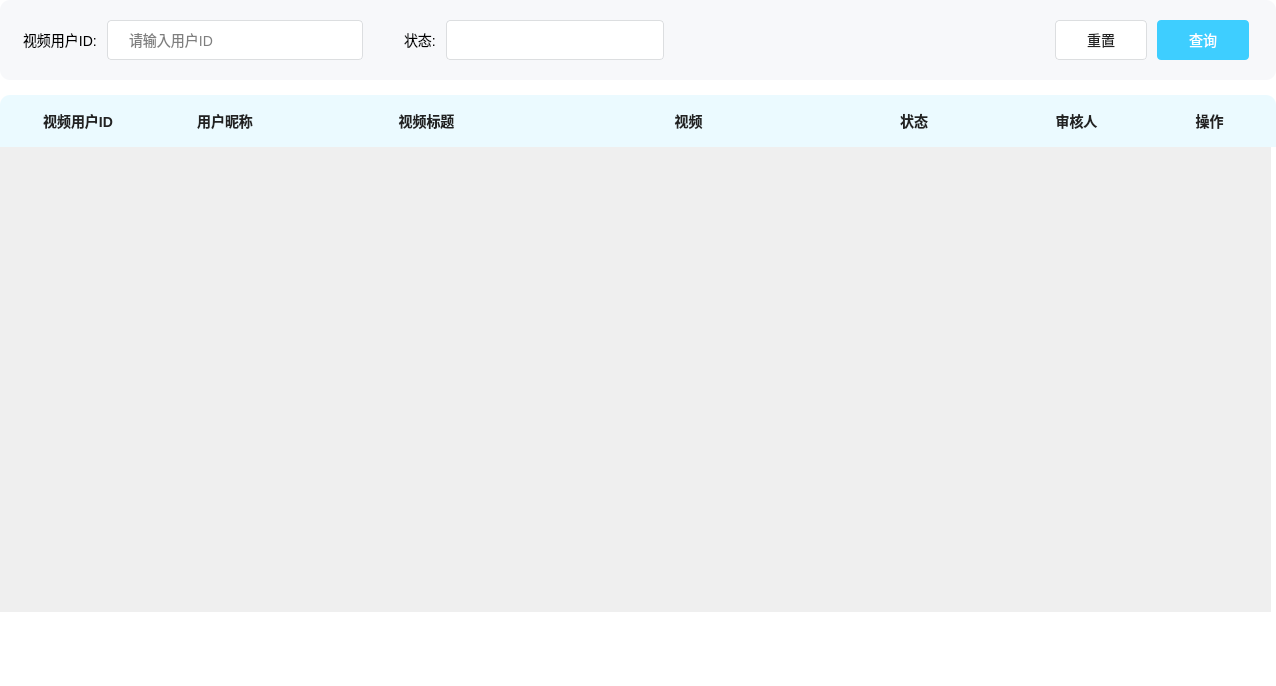
<?xml version="1.0" encoding="UTF-8"?>
<ui version="4.0">
 <class>CheckTable</class>
 <widget class="QWidget" name="CheckTable">
  <property name="geometry">
   <rect>
    <x>0</x>
    <y>0</y>
    <width>1270</width>
    <height>686</height>
   </rect>
  </property>
  <property name="windowTitle">
   <string>Form</string>
  </property>
  <layout class="QVBoxLayout" name="verticalLayout">
   <property name="spacing">
    <number>0</number>
   </property>
   <property name="leftMargin">
    <number>0</number>
   </property>
   <property name="topMargin">
    <number>0</number>
   </property>
   <property name="rightMargin">
    <number>0</number>
   </property>
   <property name="bottomMargin">
    <number>0</number>
   </property>
   <item>
    <widget class="QWidget" name="checkTableBg" native="true">
     <property name="styleSheet">
      <string notr="true">#checkTableBg{
    background-color : #FFFFFF;
    /*border : 1px solid #EBEDF0;*/
}

*{
     font-family : 微软雅黑;
     font-size : 14px;
}</string>
     </property>
     <layout class="QVBoxLayout" name="verticalLayout_2">
      <property name="spacing">
       <number>0</number>
      </property>
      <property name="leftMargin">
       <number>0</number>
      </property>
      <property name="topMargin">
       <number>0</number>
      </property>
      <property name="rightMargin">
       <number>0</number>
      </property>
      <property name="bottomMargin">
       <number>0</number>
      </property>
      <item>
       <widget class="QWidget" name="inputBtnArea" native="true">
        <property name="minimumSize">
         <size>
          <width>0</width>
          <height>80</height>
         </size>
        </property>
        <property name="maximumSize">
         <size>
          <width>16777215</width>
          <height>80</height>
         </size>
        </property>
        <property name="styleSheet">
         <string notr="true">#inputBtnArea{
    background-color : #F7F8FA;
    border-radius : 10px;
}</string>
        </property>
        <layout class="QHBoxLayout" name="horizontalLayout">
         <property name="spacing">
          <number>41</number>
         </property>
         <property name="leftMargin">
          <number>23</number>
         </property>
         <property name="topMargin">
          <number>0</number>
         </property>
         <property name="rightMargin">
          <number>27</number>
         </property>
         <property name="bottomMargin">
          <number>0</number>
         </property>
         <item>
          <widget class="QWidget" name="videoUserIdBox" native="true">
           <property name="minimumSize">
            <size>
             <width>340</width>
             <height>0</height>
            </size>
           </property>
           <property name="maximumSize">
            <size>
             <width>340</width>
             <height>16777215</height>
            </size>
           </property>
           <property name="styleSheet">
            <string notr="true"/>
           </property>
           <layout class="QHBoxLayout" name="horizontalLayout_2">
            <property name="leftMargin">
             <number>0</number>
            </property>
            <property name="topMargin">
             <number>0</number>
            </property>
            <property name="rightMargin">
             <number>0</number>
            </property>
            <property name="bottomMargin">
             <number>0</number>
            </property>
            <item>
             <widget class="QLabel" name="idLabel">
              <property name="text">
               <string>视频用户ID: </string>
              </property>
             </widget>
            </item>
            <item>
             <widget class="QLineEdit" name="userIdEdit">
              <property name="minimumSize">
               <size>
                <width>0</width>
                <height>40</height>
               </size>
              </property>
              <property name="maximumSize">
               <size>
                <width>16777215</width>
                <height>40</height>
               </size>
              </property>
              <property name="styleSheet">
               <string notr="true">#userIdEdit{
    background-color : #FFFFFF;
    border-radius : 4px;
    border : 1px solid #DCDEE0;
    padding-left : 19px;
}</string>
              </property>
              <property name="placeholderText">
               <string>请输入用户ID</string>
              </property>
             </widget>
            </item>
           </layout>
          </widget>
         </item>
         <item>
          <widget class="QWidget" name="videoStatusBox" native="true">
           <property name="minimumSize">
            <size>
             <width>260</width>
             <height>0</height>
            </size>
           </property>
           <property name="maximumSize">
            <size>
             <width>260</width>
             <height>16777215</height>
            </size>
           </property>
           <property name="styleSheet">
            <string notr="true"/>
           </property>
           <layout class="QHBoxLayout" name="horizontalLayout_3">
            <property name="spacing">
             <number>7</number>
            </property>
            <property name="leftMargin">
             <number>0</number>
            </property>
            <property name="topMargin">
             <number>0</number>
            </property>
            <property name="rightMargin">
             <number>0</number>
            </property>
            <property name="bottomMargin">
             <number>0</number>
            </property>
            <item>
             <widget class="QLabel" name="status">
              <property name="minimumSize">
               <size>
                <width>35</width>
                <height>0</height>
               </size>
              </property>
              <property name="maximumSize">
               <size>
                <width>35</width>
                <height>16777215</height>
               </size>
              </property>
              <property name="text">
               <string>状态: </string>
              </property>
             </widget>
            </item>
            <item>
             <widget class="QComboBox" name="videoStatus">
              <property name="minimumSize">
               <size>
                <width>0</width>
                <height>40</height>
               </size>
              </property>
              <property name="maximumSize">
               <size>
                <width>16777215</width>
                <height>40</height>
               </size>
              </property>
              <property name="styleSheet">
               <string notr="true">#videoStatus{
    background-color : #FFFFFF;
    border : 1px solid #DCDEE0;
    border-radius : 4px;
    color : #222222;
    padding-left : 16px;
    line-height : 40px;
}

#videoStatus::drop-down{
    border : none;
    width : 33px;
}

#videoStatus::down-arrow{
    width : 15px;
    background-color : transparent;
    image : url(&quot;:/images/admin/triangle.png&quot;);
}

#videoStatus QAbstractItemView{
    outline : 0px;
}

#videoStatus QAbstractItemView::item{
     color : #222222;
     padding-left : 16px;
     background-color : #FFFFFF;
     height : 30px;
}

#videoStatus QAbstractItemView::item:selected{
    background-color : #409CE1;
    color : #FFFFFF;
}
</string>
              </property>
             </widget>
            </item>
           </layout>
          </widget>
         </item>
         <item>
          <spacer name="horizontalSpacer">
           <property name="orientation">
            <enum>Qt::Orientation::Horizontal</enum>
           </property>
           <property name="sizeHint" stdset="0">
            <size>
             <width>300</width>
             <height>20</height>
            </size>
           </property>
          </spacer>
         </item>
         <item>
          <widget class="QWidget" name="btnOperatorBox" native="true">
           <property name="minimumSize">
            <size>
             <width>194</width>
             <height>0</height>
            </size>
           </property>
           <property name="maximumSize">
            <size>
             <width>194</width>
             <height>16777215</height>
            </size>
           </property>
           <property name="styleSheet">
            <string notr="true"/>
           </property>
           <layout class="QHBoxLayout" name="horizontalLayout_4">
            <property name="spacing">
             <number>10</number>
            </property>
            <property name="leftMargin">
             <number>0</number>
            </property>
            <property name="topMargin">
             <number>0</number>
            </property>
            <property name="rightMargin">
             <number>0</number>
            </property>
            <property name="bottomMargin">
             <number>0</number>
            </property>
            <item>
             <widget class="QPushButton" name="resetBtn">
              <property name="minimumSize">
               <size>
                <width>0</width>
                <height>40</height>
               </size>
              </property>
              <property name="maximumSize">
               <size>
                <width>16777215</width>
                <height>40</height>
               </size>
              </property>
              <property name="styleSheet">
               <string notr="true">#resetBtn{
    background-color : #FFFFFF;
    color : #222222;
    border-radius : 4px;
    border : 1px solid #DCDEE0;
}</string>
              </property>
              <property name="text">
               <string>重置</string>
              </property>
             </widget>
            </item>
            <item>
             <widget class="QPushButton" name="queryBtn">
              <property name="minimumSize">
               <size>
                <width>0</width>
                <height>40</height>
               </size>
              </property>
              <property name="maximumSize">
               <size>
                <width>16777215</width>
                <height>40</height>
               </size>
              </property>
              <property name="styleSheet">
               <string notr="true">#queryBtn{
    background-color : #3ECEFF;
    border-radius : 4px;
    color : #FFFFFF;
}</string>
              </property>
              <property name="text">
               <string>查询</string>
              </property>
             </widget>
            </item>
           </layout>
          </widget>
         </item>
        </layout>
       </widget>
      </item>
      <item>
       <widget class="QWidget" name="tableTittleArea" native="true">
        <property name="minimumSize">
         <size>
          <width>0</width>
          <height>67</height>
         </size>
        </property>
        <property name="maximumSize">
         <size>
          <width>16777215</width>
          <height>67</height>
         </size>
        </property>
        <property name="styleSheet">
         <string notr="true"/>
        </property>
        <layout class="QVBoxLayout" name="verticalLayout_3">
         <property name="spacing">
          <number>0</number>
         </property>
         <property name="leftMargin">
          <number>0</number>
         </property>
         <property name="topMargin">
          <number>0</number>
         </property>
         <property name="rightMargin">
          <number>0</number>
         </property>
         <property name="bottomMargin">
          <number>0</number>
         </property>
         <item>
          <widget class="QWidget" name="empty" native="true">
           <property name="minimumSize">
            <size>
             <width>0</width>
             <height>15</height>
            </size>
           </property>
           <property name="maximumSize">
            <size>
             <width>16777215</width>
             <height>15</height>
            </size>
           </property>
           <property name="styleSheet">
            <string notr="true"/>
           </property>
          </widget>
         </item>
         <item>
          <widget class="QWidget" name="labelBox" native="true">
           <property name="styleSheet">
            <string notr="true">#labelBox{
     background-color : #EBFAFF;
     border-top-left-radius : 10px;
     border-top-right-radius : 10px;
     border-bottom-left-radius : 0px;
     border-bottom-right-radius : 0px;
}

#labelBox QLabel{
    font-weight : bold;
    color : #222222;
    line-height : 20px;
}</string>
           </property>
           <layout class="QHBoxLayout" name="horizontalLayout_5">
            <property name="spacing">
             <number>0</number>
            </property>
            <property name="leftMargin">
             <number>0</number>
            </property>
            <property name="topMargin">
             <number>0</number>
            </property>
            <property name="rightMargin">
             <number>0</number>
            </property>
            <property name="bottomMargin">
             <number>0</number>
            </property>
            <item>
             <widget class="QLabel" name="userIdLabel">
              <property name="minimumSize">
               <size>
                <width>156</width>
                <height>0</height>
               </size>
              </property>
              <property name="maximumSize">
               <size>
                <width>156</width>
                <height>16777215</height>
               </size>
              </property>
              <property name="text">
               <string>视频用户ID</string>
              </property>
              <property name="alignment">
               <set>Qt::AlignmentFlag::AlignCenter</set>
              </property>
             </widget>
            </item>
            <item>
             <widget class="QLabel" name="nickNameLabel">
              <property name="minimumSize">
               <size>
                <width>138</width>
                <height>0</height>
               </size>
              </property>
              <property name="maximumSize">
               <size>
                <width>138</width>
                <height>16777215</height>
               </size>
              </property>
              <property name="text">
               <string>用户昵称</string>
              </property>
              <property name="alignment">
               <set>Qt::AlignmentFlag::AlignCenter</set>
              </property>
             </widget>
            </item>
            <item>
             <widget class="QLabel" name="videoTittleLabel">
              <property name="minimumSize">
               <size>
                <width>265</width>
                <height>0</height>
               </size>
              </property>
              <property name="maximumSize">
               <size>
                <width>265</width>
                <height>16777215</height>
               </size>
              </property>
              <property name="sizeIncrement">
               <size>
                <width>0</width>
                <height>0</height>
               </size>
              </property>
              <property name="text">
               <string>视频标题</string>
              </property>
              <property name="alignment">
               <set>Qt::AlignmentFlag::AlignCenter</set>
              </property>
             </widget>
            </item>
            <item>
             <widget class="QLabel" name="videoLabel">
              <property name="minimumSize">
               <size>
                <width>259</width>
                <height>0</height>
               </size>
              </property>
              <property name="maximumSize">
               <size>
                <width>259</width>
                <height>16777215</height>
               </size>
              </property>
              <property name="text">
               <string>视频</string>
              </property>
              <property name="alignment">
               <set>Qt::AlignmentFlag::AlignCenter</set>
              </property>
             </widget>
            </item>
            <item>
             <widget class="QLabel" name="statusLabel">
              <property name="minimumSize">
               <size>
                <width>192</width>
                <height>0</height>
               </size>
              </property>
              <property name="maximumSize">
               <size>
                <width>192</width>
                <height>16777215</height>
               </size>
              </property>
              <property name="text">
               <string>状态</string>
              </property>
              <property name="alignment">
               <set>Qt::AlignmentFlag::AlignCenter</set>
              </property>
             </widget>
            </item>
            <item>
             <widget class="QLabel" name="checkerLabel">
              <property name="minimumSize">
               <size>
                <width>133</width>
                <height>0</height>
               </size>
              </property>
              <property name="maximumSize">
               <size>
                <width>133</width>
                <height>16777215</height>
               </size>
              </property>
              <property name="text">
               <string>审核人</string>
              </property>
              <property name="alignment">
               <set>Qt::AlignmentFlag::AlignCenter</set>
              </property>
             </widget>
            </item>
            <item>
             <widget class="QLabel" name="operatorLabel">
              <property name="minimumSize">
               <size>
                <width>133</width>
                <height>0</height>
               </size>
              </property>
              <property name="maximumSize">
               <size>
                <width>133</width>
                <height>16777215</height>
               </size>
              </property>
              <property name="text">
               <string>操作</string>
              </property>
              <property name="alignment">
               <set>Qt::AlignmentFlag::AlignCenter</set>
              </property>
             </widget>
            </item>
           </layout>
          </widget>
         </item>
        </layout>
       </widget>
      </item>
      <item>
       <widget class="QWidget" name="videoArea" native="true">
        <property name="minimumSize">
         <size>
          <width>0</width>
          <height>480</height>
         </size>
        </property>
        <property name="maximumSize">
         <size>
          <width>16777215</width>
          <height>480</height>
         </size>
        </property>
        <property name="styleSheet">
         <string notr="true"/>
        </property>
        <layout class="QVBoxLayout" name="verticalLayout_4">
         <property name="spacing">
          <number>0</number>
         </property>
         <property name="leftMargin">
          <number>0</number>
         </property>
         <property name="topMargin">
          <number>0</number>
         </property>
         <property name="rightMargin">
          <number>5</number>
         </property>
         <property name="bottomMargin">
          <number>15</number>
         </property>
         <item>
          <widget class="QScrollArea" name="scrollArea">
           <property name="styleSheet">
            <string notr="true">#scrollArea
{
     border : none;
}

/*QScrollBar:vertical 是一个子控件选择器，用于选择垂直方向的整个滚动条，包括：滑块(handle)、上下箭头按钮， 滚动轨道*/
QScrollBar:vertical{
    border : none;
    background-color : #FFFFFF;
    width : 10px;
}

QScrollBar::handle:vertical
{
    border : none;
    border-radius : 5px;
    background-color : #E8E8E8;
    min-height : 134px;
}

QScrollBar::up-arrow:vertical, QScrollBar::down-arrow:vertical
{
     border : none;
     width : 0px;
     height : 0px;
}


</string>
           </property>
           <property name="horizontalScrollBarPolicy">
            <enum>Qt::ScrollBarPolicy::ScrollBarAlwaysOff</enum>
           </property>
           <property name="widgetResizable">
            <bool>true</bool>
           </property>
           <widget class="QWidget" name="scrollAreaWidgetContents">
            <property name="geometry">
             <rect>
              <x>0</x>
              <y>0</y>
              <width>1265</width>
              <height>465</height>
             </rect>
            </property>
            <property name="styleSheet">
             <string notr="true"/>
            </property>
            <layout class="QVBoxLayout" name="verticalLayout_5">
             <property name="spacing">
              <number>0</number>
             </property>
             <property name="leftMargin">
              <number>0</number>
             </property>
             <property name="topMargin">
              <number>0</number>
             </property>
             <property name="rightMargin">
              <number>1</number>
             </property>
             <property name="bottomMargin">
              <number>0</number>
             </property>
             <item>
              <layout class="QVBoxLayout" name="layout">
               <property name="leftMargin">
                <number>1</number>
               </property>
              </layout>
             </item>
            </layout>
           </widget>
          </widget>
         </item>
        </layout>
       </widget>
      </item>
      <item>
       <widget class="QWidget" name="paginatorArea" native="true">
        <property name="styleSheet">
         <string notr="true"/>
        </property>
       </widget>
      </item>
     </layout>
    </widget>
   </item>
  </layout>
 </widget>
 <resources/>
 <connections/>
</ui>
